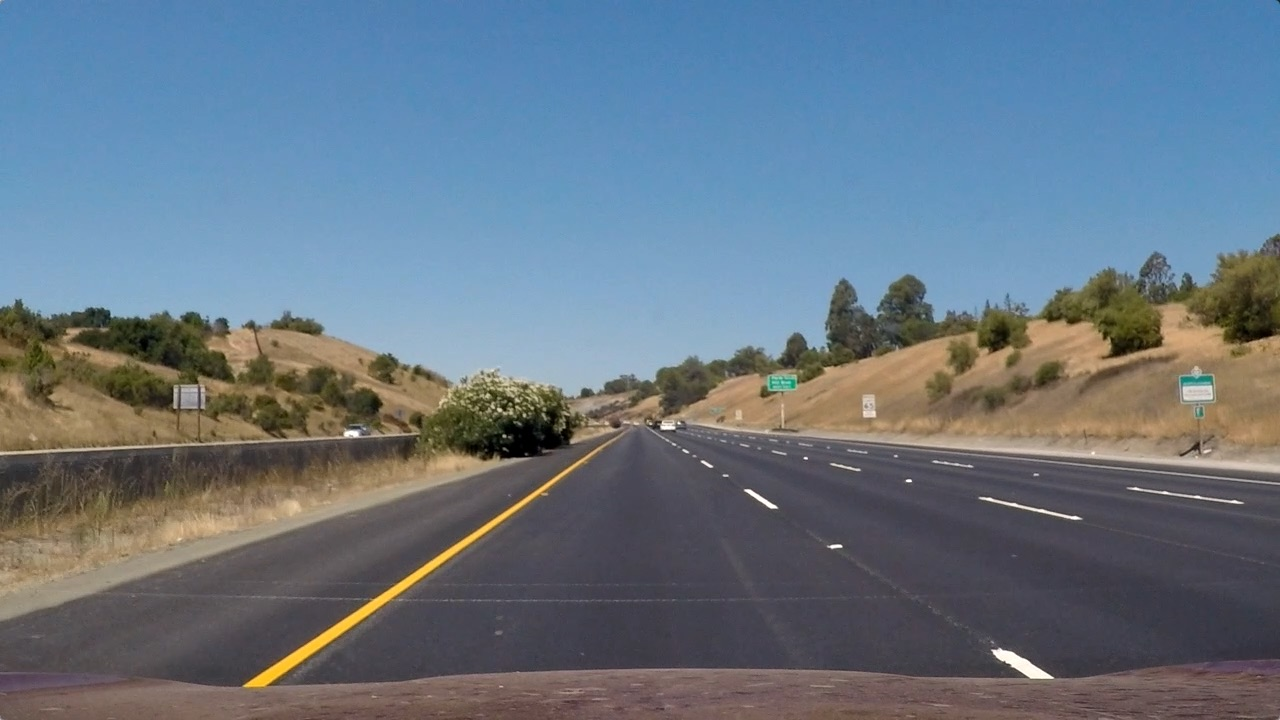
#> input picture Project_4_advanced_lane_lines/test_images/straight_lines1.jpg, 1280 x 720 px
$ python perspective_transform.py
#> lines starting #> are read from the running program, lines starting #| are printed output that depends on the picture
import cv2
import pickle
import numpy as np
import matplotlib.image as mpimg
import matplotlib.pyplot as plt
import pickle

img = mpimg.imread('../test_images/straight_lines1.jpg')
#> img is the input picture: shape (720, 1280, 3); mean R, G, B 103.2, 117.7, 131.2

# --------------------------
#   Distortion Correction
# --------------------------
with open('calibration_params.pkl', 'rb') as pickle_file:
#> (reads Project_4_advanced_lane_lines/Code/calibration_params.pkl from the repository)
    data = pickle.load(pickle_file)
mtx = data['mtx']
dist = data['dist']

img_undist = cv2.undistort(img, mtx, dist, None, mtx)
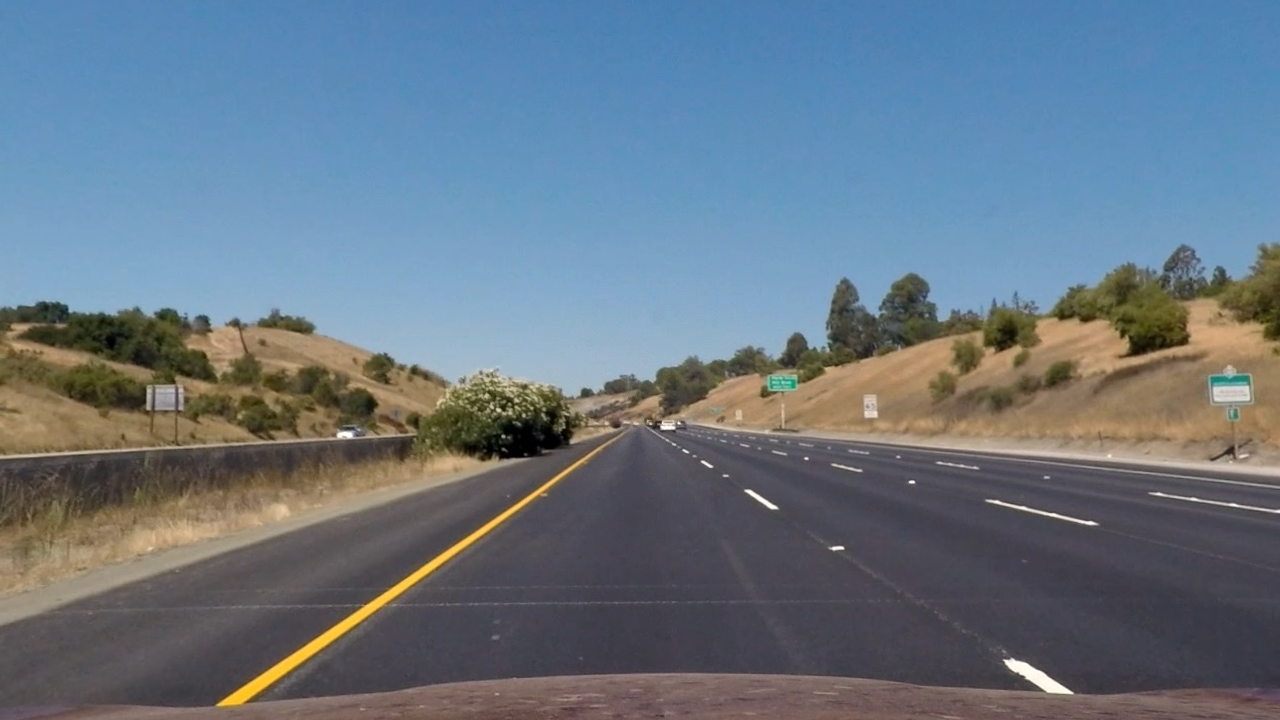
#> img_undist: shape (720, 1280, 3); mean R, G, B 103.5, 118.3, 131.6
plt.imshow(img_undist)
plt.show()

# --------------------------
#   Perspective Transform
# --------------------------
offset = 100
img_size = (img.shape[1], img.shape[0])
#> img_size = (1280, 720)

# for source points, I grabbed four points from test image
raw_points = np.float32([[583, 455], [699, 455], [193, 720], [1113, 720]])
# destination points
dst = np.float32([[200, 0],
                  [1000, 0],
                  [200, 720],
                 [1000, 720]])
M = cv2.getPerspectiveTransform(raw_points, dst)
Minv = cv2.getPerspectiveTransform(dst, raw_points)

# warp image into top-down view
top_down = cv2.warpPerspective(img_undist, M, img_size)
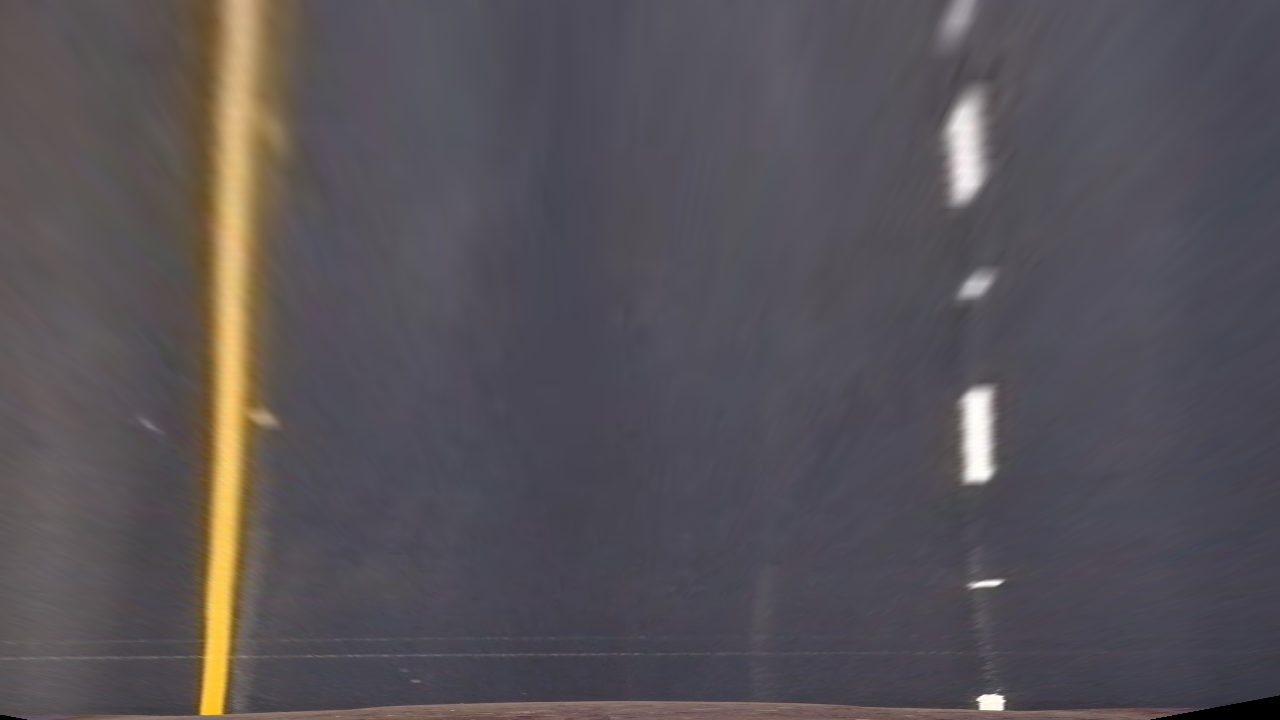
#> top_down: shape (720, 1280, 3); mean R, G, B 86.8, 82.2, 87.1

# plot
f, (ax1, ax2) = plt.subplots(1, 2, figsize=(24, 9))
f.tight_layout()
ax1.imshow(img)
ax1.set_title('Original Image', fontsize=10)
ax2.imshow(top_down)
ax2.set_title('Undistorted and Warped Image', fontsize=10)
plt.subplots_adjust(left=0., right=1, top=0.9, bottom=0.)
plt.show()
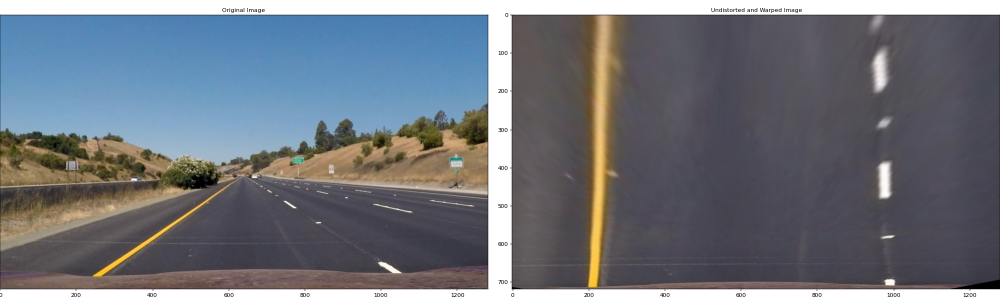
#> figure drawn by matplotlib, 2 panels

# store perspective parameters
data = {'M': M,
        'Minv': Minv}

with open('top_down_params.pkl', 'wb') as output:
    pickle.dump(data, output)
